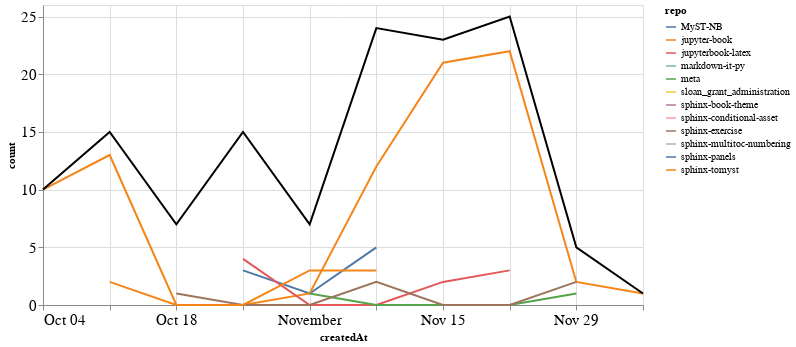

Notebook code for this chart:
### Markdown cell above
### Comments

### Code cell
comments_time = comments.groupby('repo').resample('W', on='createdAt').count()['author'].reset_index()
comments_time = comments_time.rename(columns={'author': 'count'})
comments_time_total = comments_time.groupby('createdAt').agg({"count": "sum"}).reset_index()
ch1 = alt.Chart(comments_time, width=600).mark_line().encode(
    x='createdAt',
    y='count',
    color='repo',
    tooltip="repo"
)

ch2 = alt.Chart(comments_time_total, width=600).mark_line(color="black").encode(
    x='createdAt',
    y='count',
)

ch1 + ch2

### Figure 1 — Vega-Lite specification as saved in the notebook (floating-point values rounded to 4 significant figures)
{"config": {"axisLeft": {"labelFontSize": 15}, "axisBottom": {"labelFontSize": 15}}, "layer": [{"data": {"name": "data-b2486f91a11719d7d6416a76451a2726"}, "mark": "line", "encoding": {"color": {"type": "nominal", "field": "repo"}, "tooltip": {"type": "nominal", "field": "repo"}, "x": {"type": "temporal", "field": "createdAt"}, "y": {"type": "quantitative", "field": "count"}}, "width": 600}, {"data": {"name": "data-0524ccc07fa07394973a66851d2ea664"}, "mark": {"type": "line", "color": "black"}, "encoding": {"x": {"type": "temporal", "field": "createdAt"}, "y": {"type": "quantitative", "field": "count"}}, "width": 600}], "$schema": "https://vega.github.io/schema/vega-lite/v4.8.1.json", "datasets": {"data-b2486f91a11719d7d6416a76451a2726": [{"repo": "MyST-NB", "createdAt": "2020-10-25T00:00:00", "count": 3}, {"repo": "MyST-NB", "createdAt": "2020-11-01T00:00:00", "count": 1}, {"repo": "MyST-NB", "createdAt": "2020-11-08T00:00:00", "count": 5}, {"repo": "jupyter-book", "createdAt": "2020-10-04T00:00:00", "count": 10}, {"repo": "jupyter-book", "createdAt": "2020-10-11T00:00:00", "count": 13}, {"repo": "jupyter-book", "createdAt": "2020-10-18T00:00:00", "count": 0}, {"repo": "jupyter-book", "createdAt": "2020-10-25T00:00:00", "count": 0}, {"repo": "jupyter-book", "createdAt": "2020-11-01T00:00:00", "count": 1}, {"repo": "jupyter-book", "createdAt": "2020-11-08T00:00:00", "count": 12}, {"repo": "jupyter-book", "createdAt": "2020-11-15T00:00:00", "count": 21}, {"repo": "jupyter-book", "createdAt": "2020-11-22T00:00:00", "count": 22}, {"repo": "jupyter-book", "createdAt": "2020-11-29T00:00:00", "count": 2}, {"repo": "jupyter-book", "createdAt": "2020-12-06T00:00:00", "count": 1}, {"repo": "jupyterbook-latex", "createdAt": "2020-10-25T00:00:00", "count": 4}, {"repo": "jupyterbook-latex", "createdAt": "2020-11-01T00:00:00", "count": 0}, {"repo": "jupyterbook-latex", "createdAt": "2020-11-08T00:00:00", "count": 0}, {"repo": "jupyterbook-latex", "createdAt": "2020-11-15T00:00:00", "count": 2}, {"repo": "jupyterbook-latex", "createdAt": "2020-11-22T00:00:00", "count": 3}, {"repo": "markdown-it-py", "createdAt": "2020-10-25T00:00:00", "count": 8}, {"repo": "meta", "createdAt": "2020-11-01T00:00:00", "count": 1}, {"repo": "meta", "createdAt": "2020-11-08T00:00:00", "count": 0}, {"repo": "meta", "createdAt": "2020-11-15T00:00:00", "count": 0}, {"repo": "meta", "createdAt": "2020-11-22T00:00:00", "count": 0}, {"repo": "meta", "createdAt": "2020-11-29T00:00:00", "count": 1}, {"repo": "sloan_grant_administration", "createdAt": "2020-10-18T00:00:00", "count": 2}, {"repo": "sphinx-book-theme", "createdAt": "2020-11-08T00:00:00", "count": 2}, {"repo": "sphinx-conditional-asset", "createdAt": "2020-10-18T00:00:00", "count": 1}, {"repo": "sphinx-exercise", "createdAt": "2020-10-18T00:00:00", "count": 1}, {"repo": "sphinx-exercise", "createdAt": "2020-10-25T00:00:00", "count": 0}, {"repo": "sphinx-exercise", "createdAt": "2020-11-01T00:00:00", "count": 0}, {"repo": "sphinx-exercise", "createdAt": "2020-11-08T00:00:00", "count": 2}, {"repo": "sphinx-exercise", "createdAt": "2020-11-15T00:00:00", "count": 0}, {"repo": "sphinx-exercise", "createdAt": "2020-11-22T00:00:00", "count": 0}, {"repo": "sphinx-exercise", "createdAt": "2020-11-29T00:00:00", "count": 2}, {"repo": "sphinx-multitoc-numbering", "createdAt": "2020-11-01T00:00:00", "count": 1}, {"repo": "sphinx-panels", "createdAt": "2020-10-18T00:00:00", "count": 3}, {"repo": "sphinx-tomyst", "createdAt": "2020-10-11T00:00:00", "count": 2}, {"repo": "sphinx-tomyst", "createdAt": "2020-10-18T00:00:00", "count": 0}, {"repo": "sphinx-tomyst", "createdAt": "2020-10-25T00:00:00", "count": 0}, {"repo": "sphinx-tomyst", "createdAt": "2020-11-01T00:00:00", "count": 3}, {"repo": "sphinx-tomyst", "createdAt": "2020-11-08T00:00:00", "count": 3}], "data-0524ccc07fa07394973a66851d2ea664": [{"createdAt": "2020-10-04T00:00:00", "count": 10}, {"createdAt": "2020-10-11T00:00:00", "count": 15}, {"createdAt": "2020-10-18T00:00:00", "count": 7}, {"createdAt": "2020-10-25T00:00:00", "count": 15}, {"createdAt": "2020-11-01T00:00:00", "count": 7}, {"createdAt": "2020-11-08T00:00:00", "count": 24}, {"createdAt": "2020-11-15T00:00:00", "count": 23}, {"createdAt": "2020-11-22T00:00:00", "count": 25}, {"createdAt": "2020-11-29T00:00:00", "count": 5}, {"createdAt": "2020-12-06T00:00:00", "count": 1}]}}
